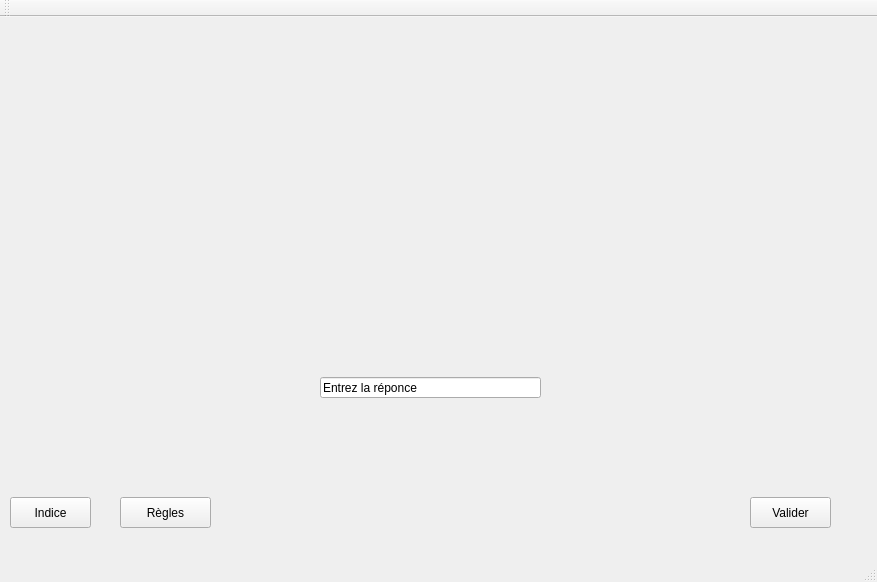
<?xml version="1.0" encoding="UTF-8"?>
<ui version="4.0">
 <class>MainWindow</class>
 <widget class="QMainWindow" name="MainWindow">
  <property name="geometry">
   <rect>
    <x>0</x>
    <y>0</y>
    <width>877</width>
    <height>582</height>
   </rect>
  </property>
  <property name="windowTitle">
   <string>MainWindow</string>
  </property>
  <widget class="QWidget" name="centralWidget">
   <widget class="QPushButton" name="pushButton">
    <property name="geometry">
     <rect>
      <x>750</x>
      <y>480</y>
      <width>81</width>
      <height>31</height>
     </rect>
    </property>
    <property name="text">
     <string>Valider</string>
    </property>
   </widget>
   <widget class="QLineEdit" name="lineEdit">
    <property name="geometry">
     <rect>
      <x>320</x>
      <y>360</y>
      <width>221</width>
      <height>21</height>
     </rect>
    </property>
    <property name="text">
     <string>Entrez la réponce</string>
    </property>
   </widget>
   <widget class="QPushButton" name="pushButton_2">
    <property name="geometry">
     <rect>
      <x>10</x>
      <y>480</y>
      <width>81</width>
      <height>31</height>
     </rect>
    </property>
    <property name="text">
     <string>Indice</string>
    </property>
   </widget>
   <widget class="QPushButton" name="pushButton_3">
    <property name="geometry">
     <rect>
      <x>120</x>
      <y>480</y>
      <width>91</width>
      <height>31</height>
     </rect>
    </property>
    <property name="text">
     <string>Règles</string>
    </property>
   </widget>
  </widget>
  <widget class="QMenuBar" name="menuBar">
   <property name="geometry">
    <rect>
     <x>0</x>
     <y>0</y>
     <width>877</width>
     <height>21</height>
    </rect>
   </property>
  </widget>
  <widget class="QToolBar" name="mainToolBar">
   <attribute name="toolBarArea">
    <enum>TopToolBarArea</enum>
   </attribute>
   <attribute name="toolBarBreak">
    <bool>false</bool>
   </attribute>
  </widget>
  <widget class="QStatusBar" name="statusBar"/>
 </widget>
 <layoutdefault spacing="6" margin="11"/>
 <resources/>
 <connections/>
</ui>
